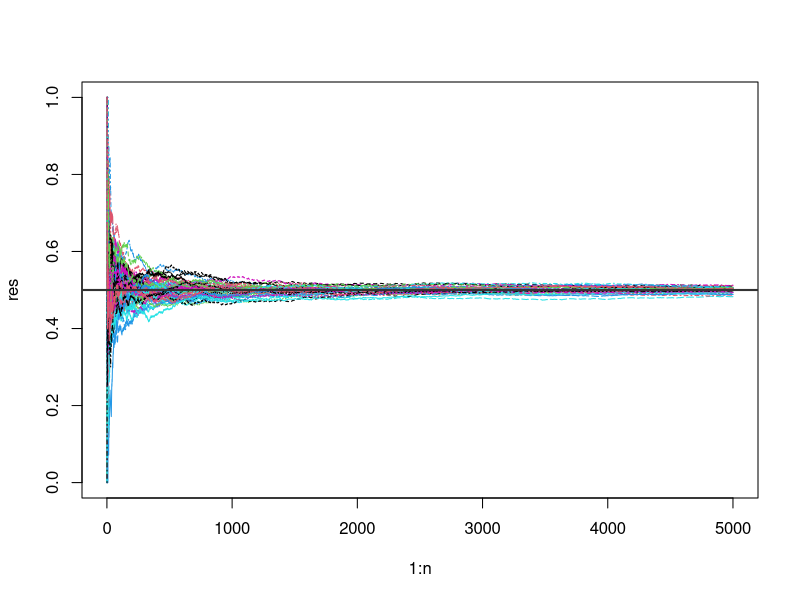
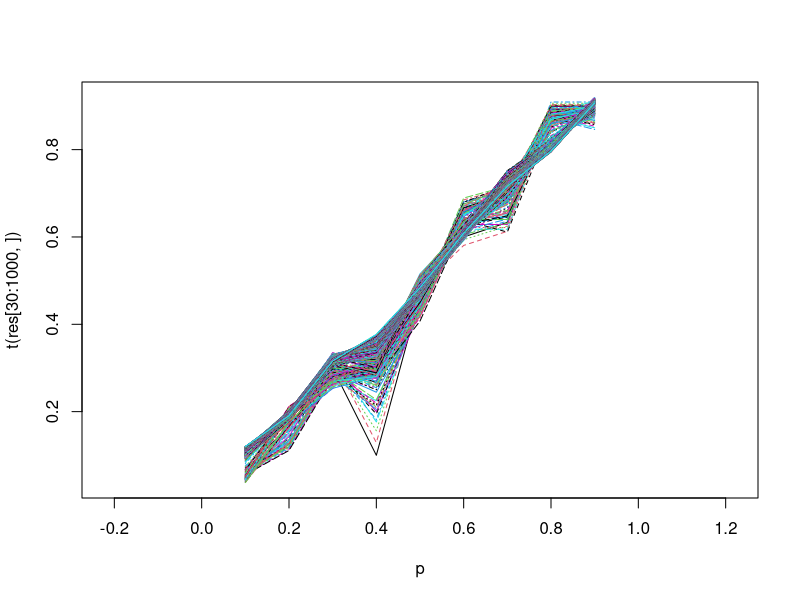
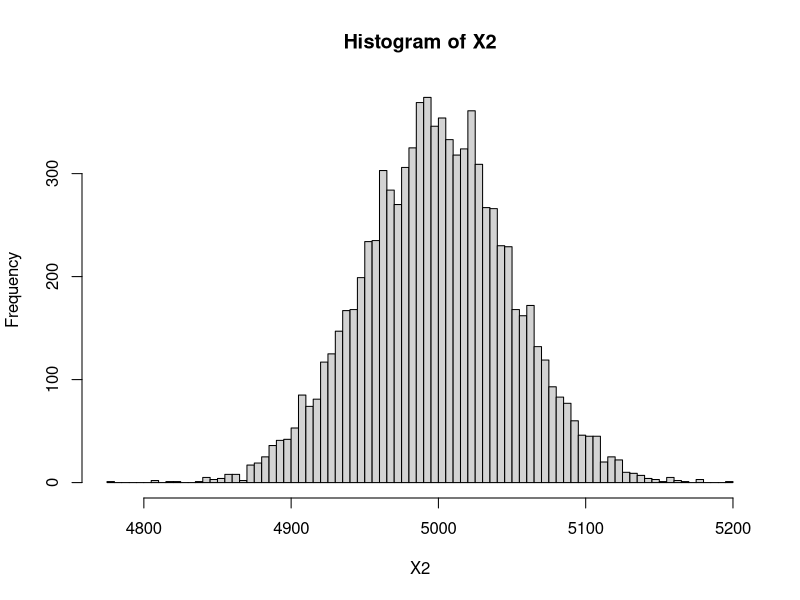

These charts were generated, in order, by the following R code: (Note: this script raises an error after producing the figures.)


# -------------------------------------------------------------------------

set.seed(1234)
n <- 5e3
m <- 50
p <- .5
res <- replicate(m, {
  X <- sample(0:1, n, prob = c(1-p, p), rep = T)
  (cumsum(X)/(1:n))
})

matplot(1:n, res, type = "l")
abline(h = p, col = "grey20", lwd = 2)

# -------------------------------------------------------------------------

set.seed(1234)
p <- seq(.1,.9,.1)
m <- 50
res <- sapply(p, \(pp) {
  X <- sample(0:1, n, prob = c(1-pp, pp), rep = T)
  (cumsum(X)/(1:n))
})

matplot(x = p, t(res[30:1e3,]), type = "l", asp = 1)

# -------------------------------------------------------------------------
library(magrittr)

sortear_matriz <- function(n, k, prob){
  x1 <- rbinom(n = n*(n-1)/2, size = 1, prob = .5)
  x2 <- rbinom(n = k*(k-1)/2, size = 1, prob = prob)
  
  M = matrix(0, n, n)
  M[upper.tri(M, diag = FALSE)] <- x1
  M[1:k, 1:k][upper.tri(M[1:k, 1:k], diag = FALSE)] <- x2
  M <- M + t(M)
  return(M)
}

n <- 10000
# k <- 300
k <- 4*sqrt(n*log(n)) %>% ceiling

X2 <- rbinom(n-k, size = n-1, prob = .5)
# X1 <- rbinom()
hist(X2, "FD")

A <- sortear_matriz(n, k, prob = 1)
rowSums(A) %>% hist("FD")


# -------------------------------------------------------------------------


image(A, x = 1:n, y = 1:n, asp = 1)


